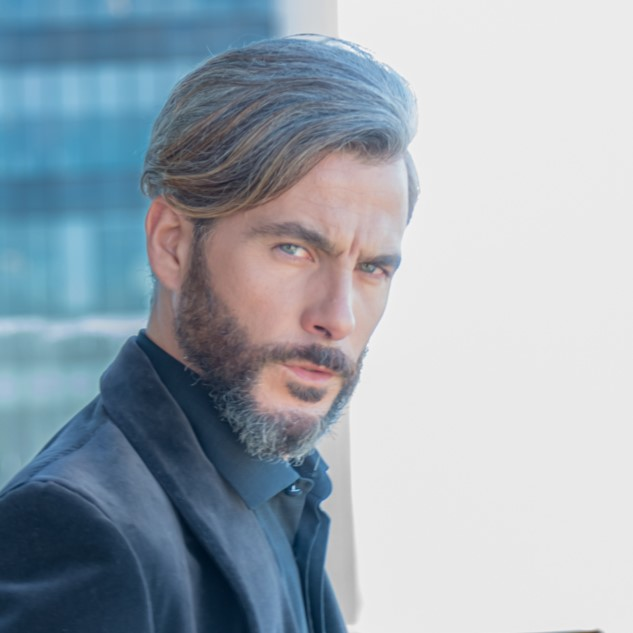
#> input picture data/modelo1.jpg, 633 x 633 px
$ jupyter execute 9_image_matching.ipynb
#> lines starting #> are read from the running program, lines starting #| are printed output that depends on the picture
# 9. Image Matching

## Table of Contents
1. [Libraries](#libraries)
1. [ORB Matching](#orb)
1. [SIFT Matching](#sift)

## Importing Libraries <a class="anchor" id="libraries" ></a>

[cell 1]
import cv2
import matplotlib.pyplot as plt
import numpy as np

# ORB (Oriented FAST and Rotated BRIEF) <a class="anchor" id="orb" ></a>

- Developed at OpenCV labs by Ethan Rublee, Vincent Rabaud, Kurt Konolige, and Gary R. Bradski in 2011
- Efficient and viable alternative to SIFT and SURF (patented algorithms)
- ORB is free to use
- Feature detection
- ORB builds on FAST keypoint detector + BRIEF descriptor

[cell 2]
#reading image
img = cv2.imread('data/modelo1.jpg')
#> img is the input picture: shape (633, 633, 3); mean B, G, R 177.7, 167.3, 155.5
img_color = cv2.cvtColor(img, cv2.COLOR_BGR2RGB)
img_gray = cv2.cvtColor(img, cv2.COLOR_BGR2GRAY)

plt.figure(figsize=(15, 8))
plt.subplot(1, 2, 1)
plt.imshow(img_color)
plt.subplot(1, 2, 2)
plt.imshow(img_gray, cmap="gray")
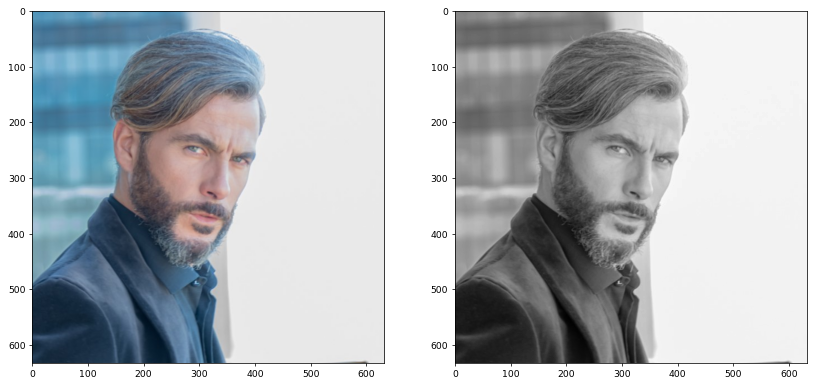
#> figure drawn by matplotlib, 2 panels

### Create test image by adding Scale Invariance and Rotational Invariance

[cell 3]
test_image = cv2.pyrDown(img_color)
test_image = cv2.pyrDown(test_image)
#> test_image: shape (159, 159, 3)
num_rows, num_cols = test_image.shape[:2]
#> num_rows = 159; num_cols = 159

rotation_matrix = cv2.getRotationMatrix2D((num_cols/2, num_rows/2), 30, 1)
test_image = cv2.warpAffine(test_image, rotation_matrix, (num_cols, num_rows))
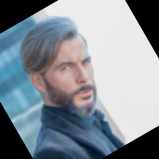
#> test_image: shape (159, 159, 3); mean R, G, B 133.2, 142, 150.3

test_gray = cv2.cvtColor(test_image, cv2.COLOR_RGB2GRAY)
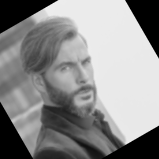
#> test_gray: shape (159, 159); min 0, max 237, mean 140.3

### Display traning image and testing image

[cell 4]
fx, plots = plt.subplots(1, 2, figsize=(20,10))

plots[0].set_title("Training Image")
plots[0].imshow(img_color)

plots[1].set_title("Testing Image")
plots[1].imshow(test_image)

### ORB

[cell 5]
orb = cv2.ORB_create()

[cell 6]
train_keypoints, train_descriptor = orb.detectAndCompute(img_color, None)
#> train_keypoints = 500 keypoints; strongest (x, y, size): (293, 487, 31), (292, 490, 31), (294, 487, 37.2), (296, 488, 31)
test_keypoints, test_descriptor = orb.detectAndCompute(test_gray, None)
#> test_keypoints = 120 keypoints; strongest (x, y, size): (104, 119, 31), (92, 86, 44.6), (45, 105, 44.6), (86, 59, 44.6)

keypoints_without_size = np.copy(img_color)
keypoints_with_size = np.copy(img_color)

cv2.drawKeypoints(img_color, train_keypoints, keypoints_without_size, color = (0, 255, 0))
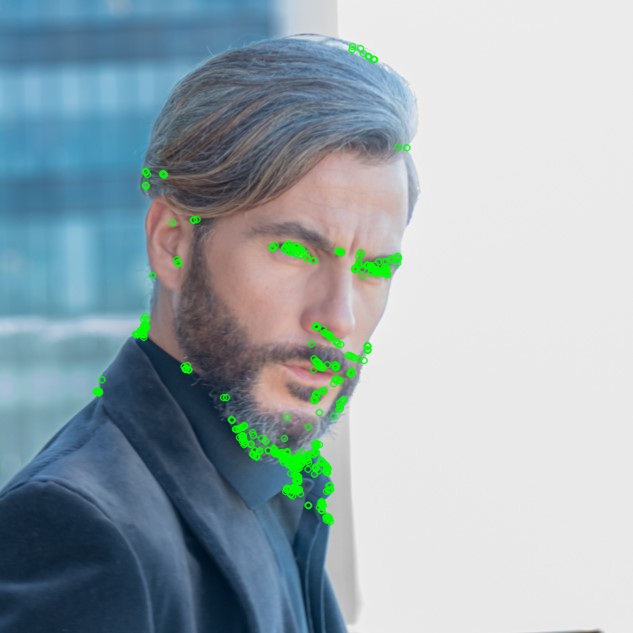
#> keypoints_without_size: shape (633, 633, 3); mean R, G, B 153.9, 169.1, 175.8

cv2.drawKeypoints(img_color, train_keypoints, keypoints_with_size, flags = cv2.DRAW_MATCHES_FLAGS_DRAW_RICH_KEYPOINTS)
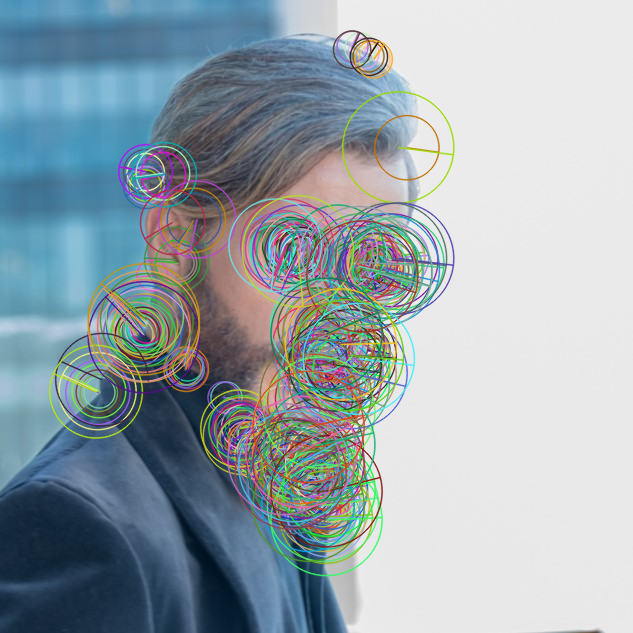
#> keypoints_with_size: shape (633, 633, 3); mean R, G, B 152.4, 165.6, 172.6

# Display image with and without keypoints size
fx, plots = plt.subplots(1, 2, figsize=(20,10))

plots[0].set_title("Train keypoints With Size")
plots[0].imshow(keypoints_with_size, cmap='gray')

plots[1].set_title("Train keypoints Without Size")
plots[1].imshow(keypoints_without_size, cmap='gray')

# Print the number of keypoints detected in the training image
print("Number of Keypoints Detected In The Training Image: ", len(train_keypoints))
#| Number of Keypoints Detected In The Training Image:  500

# Print the number of keypoints detected in the query image
print("Number of Keypoints Detected In The Query Image: ", len(test_keypoints))
#| Number of Keypoints Detected In The Query Image:  120

[cell 7]
# Create a Brute Force Matcher object.
bf = cv2.BFMatcher(cv2.NORM_HAMMING, crossCheck = True)

# Perform the matching between the ORB descriptors of the training image and the test image
matches = bf.match(train_descriptor, test_descriptor)
#> matches = 54 matches

# The matches with shorter distance are the ones we want.
matches = sorted(matches, key = lambda x : x.distance)

result = cv2.drawMatches(img_color, train_keypoints, test_gray, test_keypoints, matches, test_gray, flags = 2)
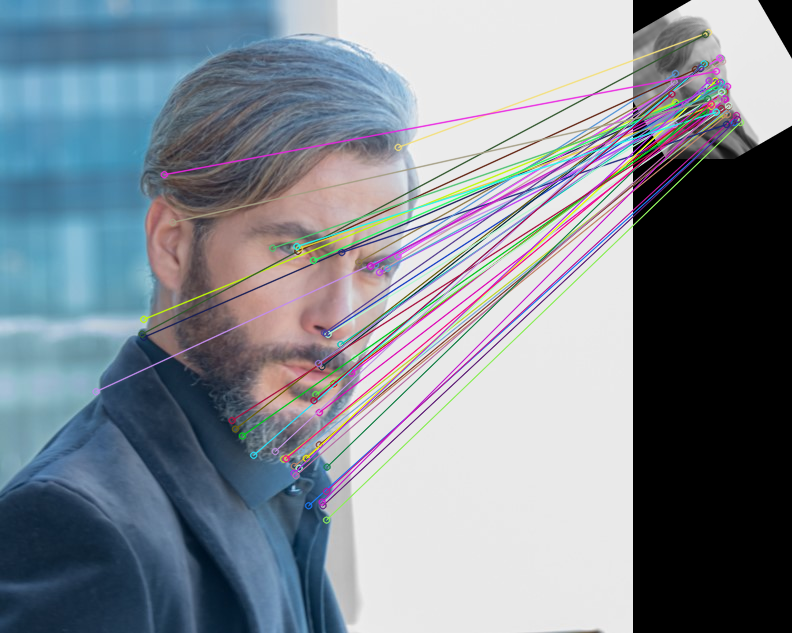
#> result: shape (633, 792, 3); mean R, G, B 128.4, 136.9, 146.2

# Display the best matching points
plt.rcParams['figure.figsize'] = [14.0, 7.0]
plt.title('Best Matching Points')
plt.imshow(result)
plt.show()

# Print total number of matching points between the training and query images
print("\nNumber of Matching Keypoints Between The Training and Query Images: ", len(matches))
#| Number of Matching Keypoints Between The Training and Query Images:  54

## SIFT Matching (Scale Invariant Feature Transform) <a class="anchor" id="sift" ></a>

[cell 8]
img1 = cv2.imread('data/modelo1.jpg')
gray1 = cv2.cvtColor(img1, cv2.COLOR_BGR2GRAY)

#keypoints
sift = cv2.SIFT_create()
keypoints_1, descriptors_1 = sift.detectAndCompute(img1,None)
#> keypoints_1 = 499 keypoints; strongest (x, y, size): (293, 488, 3.3), (183, 396, 98.2), (324, 505, 7.3), (306, 533, 38.7)

img_1 = cv2.drawKeypoints(gray1,keypoints_1,img1)
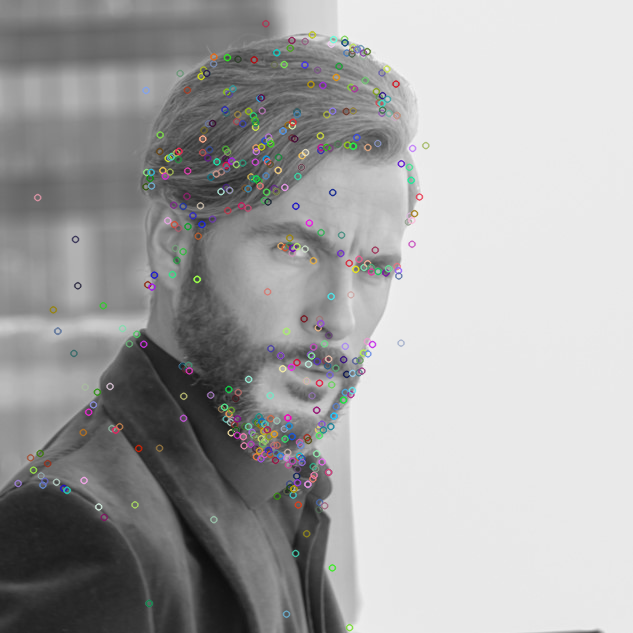
#> img_1: shape (633, 633, 3); mean B, G, R 165.1, 165.2, 165.2
plt.imshow(img_1)

### Matching different images

[cell 9]
# read images
img1 = cv2.imread('data/modelo1.jpg')
img2 = cv2.imread('data/modelo2.jpg')
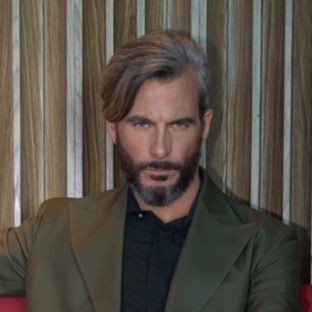
#> input picture data/modelo2.jpg, 312 x 312 px
#> img2 is the input picture: shape (312, 312, 3); mean B, G, R 69.9, 79.1, 86.3

img1 = cv2.cvtColor(img1, cv2.COLOR_BGR2GRAY)
img2 = cv2.cvtColor(img2, cv2.COLOR_BGR2GRAY)
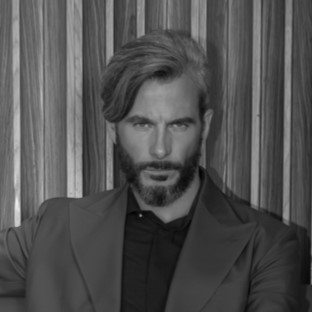
#> img2: shape (312, 312); min 3, max 235, mean 80.2

figure, ax = plt.subplots(1, 2, figsize=(16, 8))

ax[0].imshow(img1, cmap='gray')
ax[1].imshow(img2, cmap='gray')

### Extracting Keypoints with SIFT

[cell 10]
#sift
sift = cv2.SIFT_create()

keypoints_1, descriptors_1 = sift.detectAndCompute(img1,None)
keypoints_2, descriptors_2 = sift.detectAndCompute(img2,None)
#> keypoints_2 = 178 keypoints; strongest (x, y, size): (140, 215, 1.8), (17, 223, 5), (74, 190, 11.4), (167, 214, 11.9)

len(keypoints_1), len(keypoints_2)
#> Out = (499, 178)

### Feature Matching

[cell 11]
#feature matching
bf = cv2.BFMatcher(cv2.NORM_L1, crossCheck=True)

matches = bf.match(descriptors_1,descriptors_2)
#> matches = 68 matches
matches = sorted(matches, key = lambda x:x.distance)

img3 = cv2.drawMatches(img1, keypoints_1, img2, keypoints_2, matches[:50], img2, flags=2)
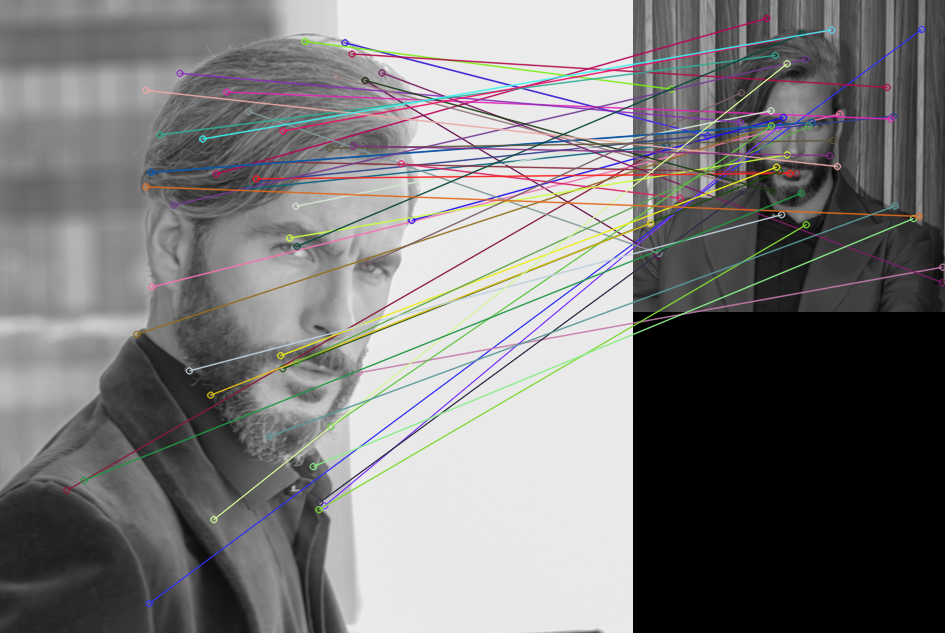
#> img3: shape (633, 945, 3); mean of channels 0, 1, 2 121, 120.7, 121.7; drawn as B, G, R
plt.imshow(img3),plt.show()
